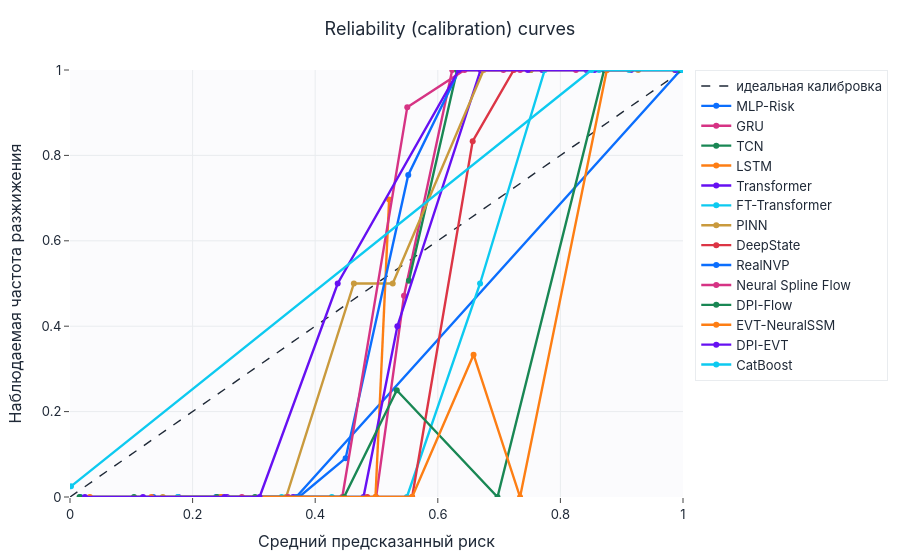

Here is the notebook cell this chart was saved with:
### Markdown cell above
## Risk calibration

### Code cell
curves = {}
for disp in sample_tables:
    st = sample_tables[disp]
    if st["liq_label"].nunique() > 1:
        frac_pos, mean_pred = calibration_curve(st["liq_label"], st["risk_prob_pred"], n_bins=10)
        curves[disp] = (mean_pred, frac_pos)
calibration_plot(curves, title="Reliability (calibration) curves",
                 save=SAVE_FIGS, fig_id="3_1_calibration").show()

### Figure 1 — Plotly figure (JSON) as saved in the notebook; plotly's stock layout.template omitted (floating-point values rounded to 4 significant figures)
{"data": [{"line": {"color": "#1f2937", "dash": "dash", "width": 1.4}, "mode": "lines", "name": "идеальная калибровка", "type": "scatter", "x": [0, 1], "y": [0, 1]}, {"line": {"color": "#0b6efd", "width": 2.4}, "mode": "lines+markers", "name": "MLP-Risk", "type": "scatter", "x": [0.01689, 0.1359, 0.2383, 0.369, 0.9963], "y": [0.0, 0.0, 0.0, 0.0, 1.0]}, {"line": {"color": "#d63384", "width": 2.4}, "mode": "lines+markers", "name": "GRU", "type": "scatter", "x": [0.4994, 0.5449, 0.6235, 0.707], "y": [0.0, 0.4714, 1.0, 1.0]}, {"line": {"color": "#198754", "width": 2.4}, "mode": "lines+markers", "name": "TCN", "type": "scatter", "x": [0.5529, 0.6315, 0.7513], "y": [0.5063, 1.0, 1.0]}, {"line": {"color": "#fd7e14", "width": 2.4}, "mode": "lines+markers", "name": "LSTM", "type": "scatter", "x": [0.4984, 0.5206], "y": [0.0, 0.6966]}, {"line": {"color": "#6610f2", "width": 2.4}, "mode": "lines+markers", "name": "Transformer", "type": "scatter", "x": [0.1768, 0.2563, 0.3639, 0.4788, 0.5341, 0.6699, 0.7705, 0.8426, 0.9152], "y": [0.0, 0.0, 0.0, 0.0, 0.4, 1.0, 1.0, 1.0, 1.0]}, {"line": {"color": "#0dcaf0", "width": 2.4}, "mode": "lines+markers", "name": "FT-Transformer", "type": "scatter", "x": [0.1758, 0.2497, 0.3452, 0.4271, 0.5496, 0.669, 0.7744, 0.8631, 0.9121], "y": [0.0, 0.0, 0.0, 0.0, 0.0, 0.5, 1.0, 1.0, 1.0]}, {"line": {"color": "#c99a3d", "width": 2.4}, "mode": "lines+markers", "name": "PINN", "type": "scatter", "x": [0.1514, 0.2448, 0.3526, 0.4631, 0.5265, 0.6748, 0.7516, 0.8759, 0.9269], "y": [0.0, 0.0, 0.0, 0.5, 0.5, 1.0, 1.0, 1.0, 1.0]}, {"line": {"color": "#dc3545", "width": 2.4}, "mode": "lines+markers", "name": "DeepState", "type": "scatter", "x": [0.4849, 0.5582, 0.6569, 0.724], "y": [0.0, 0.0, 0.8333, 1.0]}, {"line": {"color": "#0b6efd", "width": 2.4}, "mode": "lines+markers", "name": "RealNVP", "type": "scatter", "x": [0.3736, 0.4497, 0.5518, 0.6351], "y": [0.0, 0.09091, 0.7544, 1.0]}, {"line": {"color": "#d63384", "width": 2.4}, "mode": "lines+markers", "name": "Neural Spline Flow", "type": "scatter", "x": [0.2804, 0.3557, 0.4442, 0.5502, 0.6436, 0.7343, 0.8253], "y": [0.0, 0.0, 0.0, 0.913, 1.0, 1.0, 1.0]}, {"line": {"color": "#198754", "width": 2.4}, "mode": "lines+markers", "name": "DPI-Flow", "type": "scatter", "x": [0.01556, 0.1044, 0.2398, 0.3018, 0.4471, 0.5331, 0.6974, 0.8713, 0.9942], "y": [0.0, 0.0, 0.0, 0.0, 0.0, 0.25, 0.0, 1.0, 1.0]}, {"line": {"color": "#fd7e14", "width": 2.4}, "mode": "lines+markers", "name": "EVT-NeuralSSM", "type": "scatter", "x": [0.03239, 0.1327, 0.2475, 0.4987, 0.5581, 0.6584, 0.7342, 0.8757, 0.9868], "y": [0.0, 0.0, 0.0, 0.0, 0.0, 0.3333, 0.0, 1.0, 1.0]}, {"line": {"color": "#6610f2", "width": 2.4}, "mode": "lines+markers", "name": "DPI-EVT", "type": "scatter", "x": [0.02435, 0.1191, 0.2521, 0.3093, 0.4367, 0.6344, 0.7469, 0.8556, 0.9877], "y": [0.0, 0.0, 0.0, 0.0, 0.5, 1.0, 1.0, 1.0, 1.0]}, {"line": {"color": "#0dcaf0", "width": 2.4}, "mode": "lines+markers", "name": "CatBoost", "type": "scatter", "x": [0.001591, 0.8506, 0.9991], "y": [0.025, 1.0, 1.0]}], "layout": {"title": {"text": "Reliability (calibration) curves"}, "xaxis": {"range": [0, 1], "title": {"text": "Средний предсказанный риск"}}, "yaxis": {"range": [0, 1], "title": {"text": "Наблюдаемая частота разжижения"}}}}
